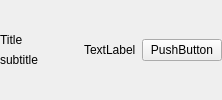
<?xml version="1.0" encoding="UTF-8"?>
<ui version="4.0">
 <class>LocationListItem</class>
 <widget class="QWidget" name="LocationListItem">
  <layout class="QGridLayout" name="gridLayout">
   <property name="leftMargin">
    <number>0</number>
   </property>
   <property name="topMargin">
    <number>0</number>
   </property>
   <property name="rightMargin">
    <number>0</number>
   </property>
   <property name="bottomMargin">
    <number>0</number>
   </property>
   <item row="0" column="0">
    <layout class="QHBoxLayout" name="horizontalLayout">
     <item>
      <layout class="QVBoxLayout" name="verticalLayout_2">
       <item>
        <widget class="QLabel" name="titleLabel">
         <property name="text">
          <string>Title</string>
         </property>
        </widget>
       </item>
       <item>
        <widget class="QLabel" name="subtitleLabel">
         <property name="text">
          <string>subtitle</string>
         </property>
        </widget>
       </item>
      </layout>
     </item>
     <item>
      <spacer name="horizontalSpacer">
       <property name="orientation">
        <enum>Qt::Horizontal</enum>
       </property>
       <property name="sizeHint" stdset="0">
        <size>
         <width>40</width>
         <height>20</height>
        </size>
       </property>
      </spacer>
     </item>
     <item>
      <widget class="QLabel" name="transitModeImage">
       <property name="text">
        <string>TextLabel</string>
       </property>
      </widget>
     </item>
     <item>
      <widget class="QPushButton" name="moreButton">
       <property name="text">
        <string>PushButton</string>
       </property>
      </widget>
     </item>
    </layout>
   </item>
  </layout>
 </widget>
 <resources>
  <include location="../resources.qrc"/>
 </resources>
 <connections/>
</ui>
